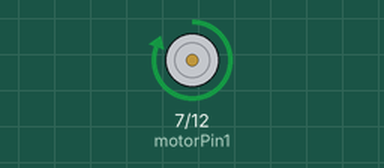
Bench run of a sketch on a simulated Arduino Uno, built with avr-gcc and run on an emulated ATmega328P. Parts: motor-driver pin pairs drawn as motors (green arrow = first pin HIGH = forward, orange = second pin HIGH = backward, longer = more drive, scaled by the enable pin).

Above: at 1.0 s.
At 3.0 s:
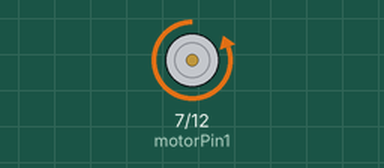
Timing chart, 0 to 5.2 s (numbered marks = the images above):
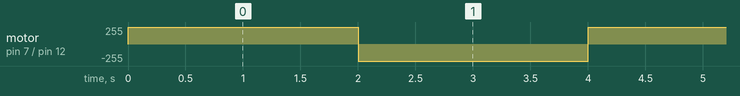

The sketch:

test_dc_motor.ino
```cpp
// Definiere die Pins für die Steuerung des Motors
const int motorPin1 = 7;  // IN1 (für Vorwärtsbewegung)
const int motorPin2 = 12;  // IN2 (für Rückwärtsbewegung)
const int enablePin = 13;  // ENA (PWM-Pin, um Geschwindigkeit zu steuern)

// Zeitintervalle für Vorwärts- und Rückwärtsbewegung
unsigned long forwardTime = 2000; // Motor dreht für 2 Sekunden vorwärts
unsigned long reverseTime = 2000; // Motor dreht für 2 Sekunden rückwärts

void setup() {
  // Setze die Pins als Ausgänge
  pinMode(motorPin1, OUTPUT);
  pinMode(motorPin2, OUTPUT);
  pinMode(enablePin, OUTPUT);

  // Aktivieren des Motors durch Setzen des Enable-Pins
  digitalWrite(enablePin, HIGH);
}

void loop() {
  // Vorwärtsbewegung
  digitalWrite(motorPin1, HIGH); // Motor dreht vorwärts
  digitalWrite(motorPin2, LOW);
  delay(forwardTime); // Warte für die definierte Zeit (z.B. 2 Sekunden)

  // Rückwärtsbewegung
  digitalWrite(motorPin1, LOW); // Motor dreht rückwärts
  digitalWrite(motorPin2, HIGH);
  delay(reverseTime); // Warte für die definierte Zeit (z.B. 2 Sekunden)
}
```

Measured:
- by itself, motor on pin 7 (motorPin1) / pin 12 (motorPin2): alternates forward 255/255 for 2.0 s and backward 255/255 for 2.0 s
